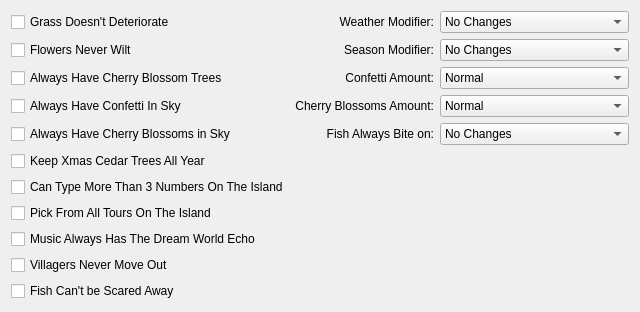
          <widget class="QWidget" name="tab_exefs_general">
           <attribute name="title">
            <string>General</string>
           </attribute>
           <layout class="QGridLayout" name="gridLayout_3">
            <item row="2" column="2">
             <widget class="QComboBox" name="CMB_Confetti">
              <property name="sizePolicy">
               <sizepolicy hsizetype="Preferred" vsizetype="Fixed">
                <horstretch>0</horstretch>
                <verstretch>0</verstretch>
               </sizepolicy>
              </property>
              <property name="currentIndex">
               <number>2</number>
              </property>
              <property name="maxCount">
               <number>7</number>
              </property>
              <item>
               <property name="text">
                <string>Tiny</string>
               </property>
              </item>
              <item>
               <property name="text">
                <string>Small</string>
               </property>
              </item>
              <item>
               <property name="text">
                <string>Normal</string>
               </property>
              </item>
              <item>
               <property name="text">
                <string>Big</string>
               </property>
              </item>
              <item>
               <property name="text">
                <string>Large</string>
               </property>
              </item>
             </widget>
            </item>
            <item row="3" column="0">
             <widget class="QCheckBox" name="CB_Confetti">
              <property name="toolTip">
               <string>&lt;html&gt;&lt;head/&gt;&lt;body&gt;&lt;p&gt;This code will force Confetti in your town's sky all year round. Usually, it only appears during Pavé's Festivale.&lt;/p&gt;&lt;p&gt;&lt;span style=&quot; font-weight:600;&quot;&gt;Note: &lt;/span&gt;&lt;span style=&quot; text-decoration: underline;&quot;&gt;This might not apply to the dream towns you upload.&lt;/span&gt;&lt;/p&gt;&lt;p&gt;&lt;span style=&quot; font-weight:600;&quot;&gt;Note: &lt;/span&gt;&lt;span style=&quot; text-decoration: underline;&quot;&gt;This may only be visible to you and not other players.&lt;/span&gt;&lt;/p&gt;&lt;/body&gt;&lt;/html&gt;</string>
              </property>
              <property name="text">
               <string>Always Have Confetti In Sky</string>
              </property>
             </widget>
            </item>
            <item row="8" column="0">
             <widget class="QCheckBox" name="CB_AnyTours">
              <property name="toolTip">
               <string>&lt;html&gt;&lt;head/&gt;&lt;body&gt;&lt;p&gt;This code patches the game to allow you to pick from all tour when on the Island.&lt;/p&gt;&lt;p&gt;This allows you to pick from any tour in the game rather than just what is being offerend for that day.&lt;/p&gt;&lt;/body&gt;&lt;/html&gt;</string>
              </property>
              <property name="text">
               <string>Pick From All Tours On The Island</string>
              </property>
             </widget>
            </item>
            <item row="9" column="0">
             <widget class="QCheckBox" name="CB_MusicEcho">
              <property name="toolTip">
               <string>&lt;html&gt;&lt;head/&gt;&lt;body&gt;&lt;p&gt;This code patches the game so all music will have an echo.&lt;br/&gt;The echo is usually only enabled when in a Dream Town.&lt;br/&gt;&lt;br/&gt;This patches the game so it available regardless of in a Dream Town or not.&lt;/p&gt;&lt;/body&gt;&lt;/html&gt;</string>
              </property>
              <property name="text">
               <string>Music Always Has The Dream World Echo</string>
              </property>
             </widget>
            </item>
            <item row="5" column="0">
             <widget class="QCheckBox" name="CB_CherryB">
              <property name="toolTip">
               <string>&lt;html&gt;&lt;head/&gt;&lt;body&gt;&lt;p&gt;This code will force Cherry Blossoms in your town's sky all year round. Usually, they only appears for a few days during April.&lt;/p&gt;&lt;p&gt;&lt;span style=&quot; font-weight:600;&quot;&gt;Note: &lt;/span&gt;&lt;span style=&quot; text-decoration: underline;&quot;&gt;This might not apply to the dream towns you upload.&lt;/span&gt;&lt;/p&gt;&lt;p&gt;&lt;span style=&quot; font-weight:600;&quot;&gt;Note: &lt;/span&gt;&lt;span style=&quot; text-decoration: underline;&quot;&gt;This may only be visible to you and not other players.&lt;/span&gt;&lt;/p&gt;&lt;/body&gt;&lt;/html&gt;</string>
              </property>
              <property name="text">
               <string>Always Have Cherry Blossoms in Sky</string>
              </property>
             </widget>
            </item>
            <item row="0" column="2">
             <widget class="QComboBox" name="CMB_Weather">
              <property name="sizePolicy">
               <sizepolicy hsizetype="Preferred" vsizetype="Fixed">
                <horstretch>0</horstretch>
                <verstretch>0</verstretch>
               </sizepolicy>
              </property>
              <property name="currentIndex">
               <number>7</number>
              </property>
              <property name="maxCount">
               <number>10</number>
              </property>
              <item>
               <property name="text">
                <string>Always Clear</string>
               </property>
              </item>
              <item>
               <property name="text">
                <string>Always Cloudy</string>
               </property>
              </item>
              <item>
               <property name="text">
                <string>Always Dark Sky</string>
               </property>
              </item>
              <item>
               <property name="text">
                <string>Always Light Rain</string>
               </property>
              </item>
              <item>
               <property name="text">
                <string>Always Heavy Rain with T&amp;L</string>
               </property>
              </item>
              <item>
               <property name="text">
                <string>Always Light Snow</string>
               </property>
              </item>
              <item>
               <property name="text">
                <string>Always Heavy Snow with Fog</string>
               </property>
              </item>
              <item>
               <property name="text">
                <string>No Changes</string>
               </property>
              </item>
             </widget>
            </item>
            <item row="1" column="1">
             <widget class="QLabel" name="label_Season">
              <property name="toolTip">
               <string>&lt;html&gt;&lt;head/&gt;&lt;body&gt;&lt;p&gt;This allows you to force a specific season at all times.&lt;/p&gt;&lt;p&gt;&lt;br/&gt;&lt;/p&gt;&lt;p&gt;&lt;span style=&quot; font-weight:600;&quot;&gt;Note: &lt;/span&gt;&lt;span style=&quot; text-decoration: underline;&quot;&gt;This might not apply to the dream towns you upload.&lt;/span&gt;&lt;/p&gt;&lt;p&gt;&lt;span style=&quot; font-weight:600;&quot;&gt;Note: &lt;/span&gt;&lt;span style=&quot; text-decoration: underline;&quot;&gt;This may only be visible to you and not other players.&lt;/span&gt;&lt;/p&gt;&lt;/body&gt;&lt;/html&gt;</string>
              </property>
              <property name="text">
               <string>Season Modifier:</string>
              </property>
              <property name="alignment">
               <set>Qt::AlignRight|Qt::AlignTrailing|Qt::AlignVCenter</set>
              </property>
             </widget>
            </item>
            <item row="0" column="1">
             <widget class="QLabel" name="label_WeatherTxt">
              <property name="toolTip">
               <string>&lt;html&gt;&lt;head/&gt;&lt;body&gt;&lt;p&gt;This allows you to force a specific weather at all times.&lt;/p&gt;&lt;p&gt;&lt;br/&gt;&lt;/p&gt;&lt;p&gt;&lt;span style=&quot; font-weight:600;&quot;&gt;Note: &lt;/span&gt;&lt;span style=&quot; text-decoration: underline;&quot;&gt;This might not apply to the dream towns you upload.&lt;/span&gt;&lt;/p&gt;&lt;p&gt;&lt;span style=&quot; font-weight:600;&quot;&gt;Note: &lt;/span&gt;&lt;span style=&quot; text-decoration: underline;&quot;&gt;This may only be visible to you and not other players.&lt;/span&gt;&lt;/p&gt;&lt;/body&gt;&lt;/html&gt;</string>
              </property>
              <property name="text">
               <string>Weather Modifier:</string>
              </property>
              <property name="alignment">
               <set>Qt::AlignRight|Qt::AlignTrailing|Qt::AlignVCenter</set>
              </property>
             </widget>
            </item>
            <item row="2" column="0">
             <widget class="QCheckBox" name="CB_CherryBTrees">
              <property name="toolTip">
               <string>&lt;html&gt;&lt;head/&gt;&lt;body&gt;&lt;p&gt;This code will force Cherry Blossom Trees in your town all year round. Usually, they only appears for a few days during April.&lt;/p&gt;&lt;p&gt;&lt;span style=&quot; font-weight:600;&quot;&gt;Note: &lt;/span&gt;&lt;span style=&quot; text-decoration: underline;&quot;&gt;This might not apply to the dream towns you upload.&lt;/span&gt;&lt;/p&gt;&lt;p&gt;&lt;span style=&quot; font-weight:600;&quot;&gt;Note: &lt;/span&gt;&lt;span style=&quot; text-decoration: underline;&quot;&gt;This may only be visible to you and not other players.&lt;/span&gt;&lt;/p&gt;&lt;/body&gt;&lt;/html&gt;</string>
              </property>
              <property name="text">
               <string>Always Have Cherry Blossom Trees</string>
              </property>
             </widget>
            </item>
            <item row="1" column="0">
             <widget class="QCheckBox" name="CB_FlowersNoWilt">
              <property name="toolTip">
               <string>&lt;html&gt;&lt;head/&gt;&lt;body&gt;&lt;p&gt;This code patches the game so that flowers never wilt(**), no matter how long you leave the game for or time travel.&lt;/p&gt;&lt;p&gt;This is useful for those who don't want to always have the &amp;quot;Keep Town Beautiful&amp;quot; ordinance on, but would like to still have all their flowers.&lt;/p&gt;&lt;p&gt;** This depends on the following states:&lt;/p&gt;&lt;p&gt;Partially Checked: Only Black Roses can wilt (to still allow creating Gold Roses).&lt;/p&gt;&lt;p&gt;Fully Checked: All flowers never wilt, including Black Roses (Golden Roses can no longer be created).&lt;/p&gt;&lt;/body&gt;&lt;/html&gt;</string>
              </property>
              <property name="text">
               <string>Flowers Never Wilt</string>
              </property>
              <property name="tristate">
               <bool>true</bool>
              </property>
             </widget>
            </item>
            <item row="5" column="2">
             <widget class="QComboBox" name="CMB_FishyBiteWhen">
              <property name="currentIndex">
               <number>8</number>
              </property>
              <property name="maxCount">
               <number>10</number>
              </property>
              <item>
               <property name="text">
                <string>1st Bite (Instant)</string>
               </property>
              </item>
              <item>
               <property name="text">
                <string>2nd Bite</string>
               </property>
              </item>
              <item>
               <property name="text">
                <string>3rd Bite</string>
               </property>
              </item>
              <item>
               <property name="text">
                <string>4th Bite</string>
               </property>
              </item>
              <item>
               <property name="text">
                <string>5th Bite</string>
               </property>
              </item>
              <item>
               <property name="text">
                <string>6th Bite</string>
               </property>
              </item>
              <item>
               <property name="text">
                <string>7th Bite</string>
               </property>
              </item>
              <item>
               <property name="text">
                <string>8th Bite</string>
               </property>
              </item>
              <item>
               <property name="text">
                <string>No Changes</string>
               </property>
              </item>
             </widget>
            </item>
            <item row="3" column="2">
             <widget class="QComboBox" name="CMB_CherryB">
              <property name="sizePolicy">
               <sizepolicy hsizetype="Preferred" vsizetype="Fixed">
                <horstretch>0</horstretch>
                <verstretch>0</verstretch>
               </sizepolicy>
              </property>
              <property name="currentIndex">
               <number>2</number>
              </property>
              <property name="maxCount">
               <number>5</number>
              </property>
              <item>
               <property name="text">
                <string>Tiny</string>
               </property>
              </item>
              <item>
               <property name="text">
                <string>Small</string>
               </property>
              </item>
              <item>
               <property name="text">
                <string>Normal</string>
               </property>
              </item>
              <item>
               <property name="text">
                <string>Big</string>
               </property>
              </item>
              <item>
               <property name="text">
                <string>Large</string>
               </property>
              </item>
             </widget>
            </item>
            <item row="10" column="0">
             <widget class="QCheckBox" name="CB_VillagersNMove">
              <property name="toolTip">
               <string>&lt;html&gt;&lt;head/&gt;&lt;body&gt;&lt;p&gt;This code patches the game so that no villagers ever move out.&lt;br/&gt;Currently, villagers can still ask to move out, but never actually will.&lt;/p&gt;&lt;/body&gt;&lt;/html&gt;</string>
              </property>
              <property name="text">
               <string>Villagers Never Move Out</string>
              </property>
             </widget>
            </item>
            <item row="6" column="0">
             <widget class="QCheckBox" name="CB_XmasTrees">
              <property name="toolTip">
               <string>&lt;html&gt;&lt;head/&gt;&lt;body&gt;&lt;p&gt;This code patches the game so it will never remove the Xmas Cedar Trees, regardless of the time of the year. &lt;/p&gt;&lt;p&gt;This can be used in conjuction with the NTR Plugin and it's Real Time World Edit feature, or various save editors to place the trees in specific locations. &lt;/p&gt;&lt;p&gt;Otherwise, time travelling to time of the year that these appear in-game should convert normal cedar trees to the Xmas cedar trees.&lt;/p&gt;&lt;/body&gt;&lt;/html&gt;</string>
              </property>
              <property name="text">
               <string>Keep Xmas Cedar Trees All Year</string>
              </property>
             </widget>
            </item>
            <item row="1" column="2">
             <widget class="QComboBox" name="CMB_Season">
              <property name="currentIndex">
               <number>4</number>
              </property>
              <property name="maxCount">
               <number>5</number>
              </property>
              <item>
               <property name="text">
                <string>Spring</string>
               </property>
              </item>
              <item>
               <property name="text">
                <string>Summer</string>
               </property>
              </item>
              <item>
               <property name="text">
                <string>Autumn</string>
               </property>
              </item>
              <item>
               <property name="text">
                <string>Winter</string>
               </property>
              </item>
              <item>
               <property name="text">
                <string>No Changes</string>
               </property>
              </item>
             </widget>
            </item>
            <item row="3" column="1">
             <widget class="QLabel" name="label_CherryB">
              <property name="toolTip">
               <string>&lt;html&gt;&lt;head/&gt;&lt;body&gt;&lt;p&gt;This changes how much Cherry Blossoms will be in the sky at once.&lt;/p&gt;&lt;p&gt;&lt;span style=&quot; font-weight:600;&quot;&gt;Note: &lt;/span&gt;&lt;span style=&quot; text-decoration: underline;&quot;&gt;This may only be visible to you and not other players.&lt;/span&gt;&lt;/p&gt;&lt;/body&gt;&lt;/html&gt;</string>
              </property>
              <property name="text">
               <string>Cherry Blossoms Amount:</string>
              </property>
              <property name="alignment">
               <set>Qt::AlignRight|Qt::AlignTrailing|Qt::AlignVCenter</set>
              </property>
             </widget>
            </item>
            <item row="5" column="1">
             <widget class="QLabel" name="label_FishyBiteWhen">
              <property name="toolTip">
               <string>&lt;html&gt;&lt;head/&gt;&lt;body&gt;&lt;p&gt;This changes how many bites a fish will take before the fishing bobber sinks.&lt;/p&gt;&lt;p&gt;It makes it always be on a specific bite.&lt;/p&gt;&lt;p&gt;&lt;br/&gt;&lt;/p&gt;&lt;p&gt;Credit to Natfoth for the original concept of this code :)&lt;/p&gt;&lt;/body&gt;&lt;/html&gt;</string>
              </property>
              <property name="text">
               <string>Fish Always Bite on:</string>
              </property>
              <property name="alignment">
               <set>Qt::AlignRight|Qt::AlignTrailing|Qt::AlignVCenter</set>
              </property>
             </widget>
            </item>
            <item row="2" column="1">
             <widget class="QLabel" name="label_Confetti">
              <property name="toolTip">
               <string>&lt;html&gt;&lt;head/&gt;&lt;body&gt;&lt;p&gt;This changes how much Confetti will be in the sky at once.&lt;/p&gt;&lt;p&gt;&lt;span style=&quot; font-weight:600;&quot;&gt;Note: &lt;/span&gt;&lt;span style=&quot; text-decoration: underline;&quot;&gt;This may only be visible to you and not other players.&lt;/span&gt;&lt;/p&gt;&lt;/body&gt;&lt;/html&gt;</string>
              </property>
              <property name="text">
               <string>Confetti Amount:</string>
              </property>
              <property name="alignment">
               <set>Qt::AlignRight|Qt::AlignTrailing|Qt::AlignVCenter</set>
              </property>
             </widget>
            </item>
            <item row="7" column="0">
             <widget class="QCheckBox" name="CB_Island3Nums">
              <property name="toolTip">
               <string>&lt;html&gt;&lt;head/&gt;&lt;body&gt;&lt;p&gt;This code patches the game so you can type more than 3 numbers in a message on the island. This allows people to once again send their Friend Codes easily, for example.&lt;/p&gt;&lt;p&gt;Pre-WA, this limit was not in-place.&lt;/p&gt;&lt;p&gt;Credit to Levi for the original concept of this code :)&lt;/p&gt;&lt;/body&gt;&lt;/html&gt;</string>
              </property>
              <property name="text">
               <string>Can Type More Than 3 Numbers On The Island</string>
              </property>
             </widget>
            </item>
            <item row="11" column="0">
             <widget class="QCheckBox" name="CB_NoScareFishy">
              <property name="toolTip">
               <string>&lt;html&gt;&lt;head/&gt;&lt;body&gt;&lt;p&gt;This code makes it so fish are no longer scared away when running near them.&lt;/p&gt;&lt;p&gt;&lt;span style=&quot; font-weight:600;&quot;&gt;Note: &lt;/span&gt;&lt;span style=&quot; text-decoration: underline;&quot;&gt;This may only be visible to you and not other players.&lt;/span&gt;&lt;/p&gt;&lt;p&gt;&lt;br/&gt;&lt;/p&gt;&lt;p&gt;Credit to Natfoth for this code :)&lt;/p&gt;&lt;/body&gt;&lt;/html&gt;</string>
              </property>
              <property name="text">
               <string>Fish Can't be Scared Away</string>
              </property>
             </widget>
            </item>
            <item row="0" column="0">
             <widget class="QCheckBox" name="CB_GrassDecay">
              <property name="toolTip">
               <string>&lt;html&gt;&lt;head/&gt;&lt;body&gt;&lt;p&gt;This code stops grass from decaying any further.&lt;/p&gt;&lt;/body&gt;&lt;/html&gt;</string>
              </property>
              <property name="text">
               <string>Grass Doesn't Deteriorate</string>
              </property>
             </widget>
            </item>
            <item row="7" column="1" rowspan="5" colspan="2">
             <spacer name="verticalSpacer_5">
              <property name="orientation">
               <enum>Qt::Vertical</enum>
              </property>
              <property name="sizeHint" stdset="0">
               <size>
                <width>20</width>
                <height>40</height>
               </size>
              </property>
             </spacer>
            </item>
           </layout>
          </widget>
